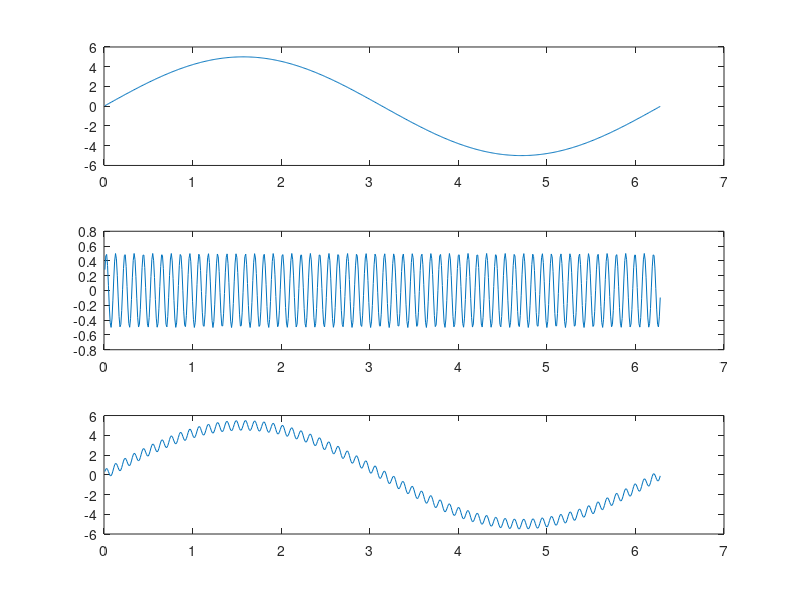

MATLAB code for this plot:
%%% Autor: Guzmán Víctor %%%%
%%% Fecha: 14/10/2024    %%%%
%%% Adquisición de datos %%%%

clear variables;
close all;
clc

% parametro de tiempo:
t = (0.01:0.01:2*pi)'; % dos ciclos 
% crear señales genericas
y1 = 5 * sin(t);
y2 = 0.5 * sin(t*60);
y3 = y1 + y2;
% graficar 
figure(1)
subplot(3,1,1)
plot(t,y1);
subplot(3,1,2)
plot(t,y2);
subplot(3,1,3)
plot(t,y3);